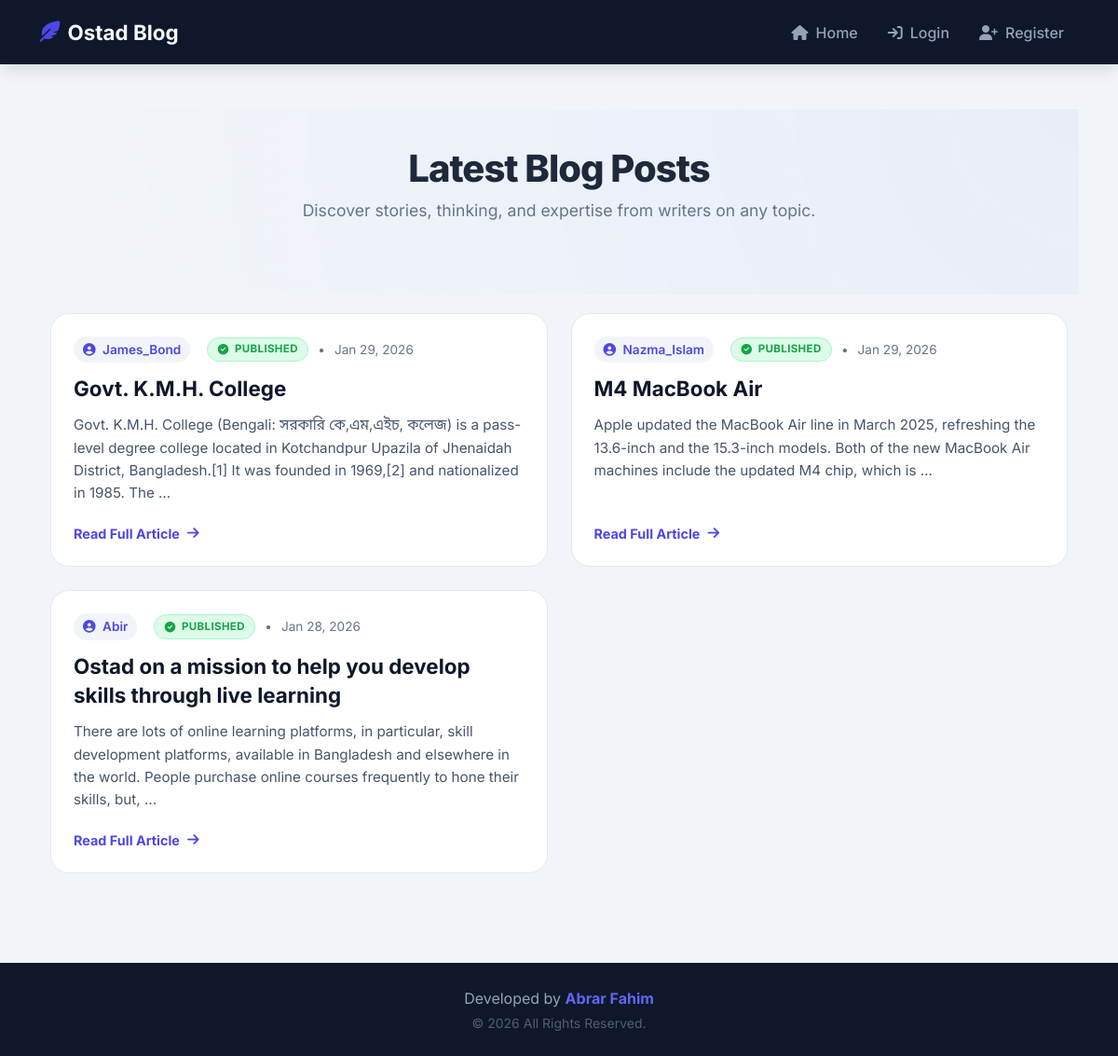
The page / on the database its author committed.
### posts/models.py (models this page shows, shortened)
class Post(models.Model):
    VISIBILITY_CHOICES = [
        ('private', 'Only Me'),
        ('specific', 'Specific Users'),
        ('public', 'Everyone'),
    ]
    title = models.CharField(max_length=200)
    content = models.TextField()
    author = models.ForeignKey(User, on_delete=models.CASCADE)
    created_at = models.DateTimeField(auto_now_add=True)
    updated_at = models.DateTimeField(auto_now=True)
    visibility = models.CharField(max_length=20, choices=VISIBILITY_CHOICES, default='public')
    allowed_users = models.ManyToManyField(User, related_name='shared_posts', blank=True)

### posts/views.py (the view)
# urls.py: path('', views.HomeView.as_view(), name='home'),
class HomeView(ListView):
    model = Post
    template_name = 'posts/home.html'
    context_object_name = 'posts'
    ordering = ['-created_at']
    def get_queryset(self):
        posts = super().get_queryset()
        user = self.request.user
        readable_posts = []
        for post in posts:
            if user.is_authenticated:
                if post.is_readable_by(user):
                    readable_posts.append(post)
            else:
                if post.visibility == 'public':
                    readable_posts.append(post)
        return readable_posts

### templates/posts/home.html (shortened to what this page needs)
{% extends 'base.html' %}
{% block content %}
<link rel="stylesheet" href="https://cdnjs.cloudflare.com/ajax/libs/animate.css/4.1.1/animate.min.css"/>
<div class="hero-banner animate__animated animate__fadeIn">
    <h1 class="hero-title">Latest Blog Posts</h1>
    <p class="hero-subtitle">Discover stories, thinking, and expertise from writers on any topic.</p>
</div>
<div class="container pb-5">
    {% if posts %}
        <div class="blog-grid">
            {% for post in posts %}
                <article class="post-card" data-scroll="fade-up">
                    <div class="post-meta">
                        <span class="author-badge">
                            <i class="fa-solid fa-user-circle me-1"></i> {{ post.author.username }}
                        </span>
                        {% if post.visibility == 'public' %}
                            <span class="post-status published"><i class="fa-solid fa-check-circle"></i> Published</span>
                        {% elif post.visibility == 'specific' %}
                            <span class="post-status specific"><i class="fa-solid fa-users"></i> Specific</span>
                        {% else %}
                            <span class="post-status private"><i class="fa-solid fa-lock"></i> Only Me</span>
                        {% endif %}
                        <span>•</span>
                        <span>{{ post.created_at|date:"M d, Y" }}</span>
                    </div>
                    <h3 class="post-title">{{ post.title }}</h3>
                    <p class="post-excerpt">
                        {{ post.content|truncatewords:30 }}
                    </p>
                    <a href="{% url 'post_detail' post.pk %}" class="btn-read">
                        Read Full Article <i class="fa-solid fa-arrow-right"></i>
                    </a>
                </article>
            {% endfor %}
        </div>
    {% endif %}
</div>
{% endblock %}

### templates/base.html (style rules this page uses)
:root { --primary-color: #4f46e5; --primary-hover: #4338ca; --dark-bg: #0f172a; --text-light: #f8fafc; --danger-color: #ef4444; }
html, body { height: 100%; margin: 0; }
body { display: flex; flex-direction: column; min-height: 100vh; font-family: "Inter", "Noto Sans Bengali", system-ui, -apple-system, BlinkMacSystemFont, "Segoe UI", Roboto, sans-serif; background-color: #f1f5f9; color: #1e293b; }

### templates/posts/home.html (style rules this page uses)
.hero-banner { text-align: center; padding: 40px 0 60px; background: radial-gradient(circle at top right, rgba(99, 102, 241, 0.05), transparent); }
.hero-title { font-size: 2.5rem; font-weight: 800; color: #1e293b; letter-spacing: -1px; }
.hero-subtitle { color: #64748b; font-size: 1.1rem; }
.blog-grid { display: grid; grid-template-columns: repeat(auto-fill, minmax(350px, 1fr)); gap: 25px; margin-top: 20px; }
.post-card { background: white; border: 1px solid #e2e8f0; border-radius: 1.25rem; padding: 1.5rem; transition: all 0.4s cubic-bezier(0.4, 0, 0.2, 1); display: flex; flex-direction: column; height: 100%; position: relative; overflow: hidden; opacity: 0; transform: translateY(30px); }
.post-card.visible { opacity: 1; transform: translateY(0); transition: opacity 0.6s ease-out, transform 0.6s ease-out; }
.post-status { display: inline-flex; align-items: center; gap: 0.4rem; font-size: 0.72rem; font-weight: 700; letter-spacing: 0.03em; text-transform: uppercase; padding: 0.22rem 0.65rem; border-radius: 999px; margin-left: 0.5rem; }
.post-status.published { background: #dcfce7; color: #16a34a; border: 1px solid #a7f3d0; }
.post-meta { display: flex; align-items: center; gap: 10px; margin-bottom: 12px; font-size: 0.85rem; color: #64748b; }
.author-badge { background: #f1f5f9; color: #4f46e5; padding: 4px 10px; border-radius: 50px; font-weight: 600; }
.post-title { font-size: 1.4rem; font-weight: 700; color: #0f172a; line-height: 1.4; margin-bottom: 12px; transition: 0.3s; }
.post-excerpt { color: #475569; font-size: 0.95rem; line-height: 1.6; flex-grow: 1; margin-bottom: 20px; }
.btn-read { display: inline-flex; align-items: center; gap: 8px; color: #4f46e5; text-decoration: none; font-weight: 700; font-size: 0.9rem; transition: 0.3s; }
.btn-read i { transition: 0.3s; }

### rows shown on the page
Post: author.username "James_Bond", visibility "public" (drawn), created_at "Jan 29, 2026", title "Govt. K.M.H. College", content "Govt. K.M.H. College (Bengali: সরকারি কে,এম,এইচ, কলেজ) is a pass-level degree college located in Kotchandpur Upazila of Jhenaidah District, Bangladesh.[1] It was founded in 1969,[2] and nationalized in 1985. The …"
Post: author.username "Nazma_Islam", visibility "public" (drawn), created_at "Jan 29, 2026", title "M4 MacBook Air", content "Apple updated the MacBook Air line in March 2025, refreshing the 13.6-inch and the 15.3-inch models. Both of the new MacBook Air machines include the updated M4 chip, which is …"
Post: author.username "Abir", visibility "public" (drawn), created_at "Jan 28, 2026", title "Ostad on a mission to help you develop skills through live learning", content "There are lots of online learning platforms, in particular, skill development platforms, available in Bangladesh and elsewhere in the world. People purchase online courses frequently to hone their skills, but, …"
